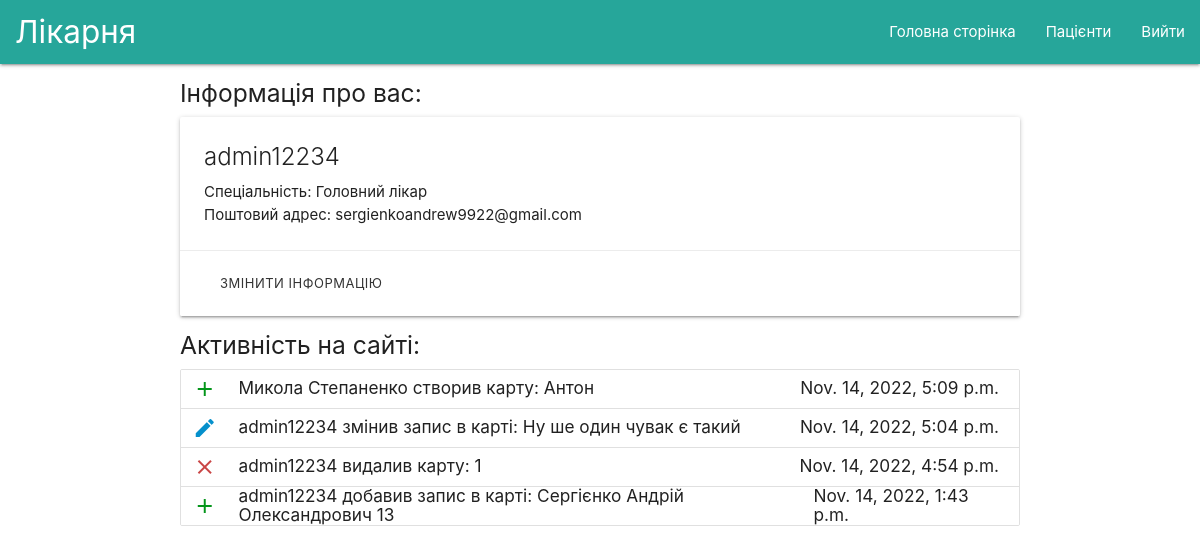
/ (signed in), run on the app's committed database.
### account/models.py (models this page shows, shortened)
class CustomUser(AbstractBaseUser):
    email = models.EmailField(max_length=100, unique=True, validators=[validators.EmailValidator()])
    full_name = models.CharField(max_length=200)
    specialty = models.CharField(max_length=100, default='Невідомо')
    is_admin = models.BooleanField(blank=True, default=False)
    objects = CustomUserManager()
    USERNAME_FIELD = 'email'
    REQUIRED_FIELDS = ['full_name']

### actions/models.py (models this page shows)
class Action(models.Model):
    author = models.ForeignKey(CustomUser, null=True, related_name="actions", on_delete=models.SET_NULL)
    author_name = models.CharField(max_length=100)
    target = models.ForeignKey(PatientCard, null=True, related_name="actions", on_delete=models.SET_NULL)
    target_name = models.CharField(max_length=100)
    date = models.DateTimeField(auto_now_add=True)
    action_text = models.CharField(max_length=200)

### dashboard/views.py (the view, shortened to what this page needs)
# urls.py: path('', include('dashboard.urls', namespace='dashboard')),
def dashboard(request):
    edit_form = EditUserForm()
    edit_form.fields['full_name'].initial = request.user.full_name
    edit_form.fields['email'].initial = request.user.email
    edit_form.fields['speciality'].initial = request.user.specialty or "Невідомо"
    actions = Action.objects.order_by("-id")[:10]
    context = {
        'user': request.user,
        'edit_form': edit_form,
        'actions': actions
    }
    return render(request, 'dashboard.html', context)

### templates/dashboard.html (shortened to what this page needs)
{% extends "base.html" %}
{% block content %}
    <div class="container">
        <h5>Інформація про вас:</h5>
        <div class="card">
            <div class="card-content">
                <span id="full_name_span" class="card-title">{{ user.full_name }}</span>
                <p id="date_of_birth_p">Спеціальність: {{ user.specialty }}</p>
                <p id="home_address_p">Поштовий адрес: {{ user.email }}</p>
            </div>
            <div class="card-action">
                <a class="waves-effect waves-light btn-flat btn-small modal-trigger" href="#modal_edit_info">Змінити інформацію</a>
            </div>
        </div>
        <h5>Активність на сайті:</h5>
        <ul class="collection">
            {% for action in actions %}
                <li class="collection-item" style="display: flex; align-items: center; padding: 0 20px 0 0;">
                    {% if action.action_text == "створив карту:" or action.action_text == "добавив запис в карті:" %}
                        <i class="material-icons" style="width: 50px; padding: 7px; text-align: center; color: #04951a">add</i>
                    {% elif action.action_text == "видалив запис в карті:" or action.action_text == "видалив карту:" %}
                        <i class="material-icons" style="width: 50px; padding: 7px; text-align: center; color: #c94545">close</i>
                    {% elif action.action_text == "змінив запис в карті:" or action.action_text == "змінив інформацію про карту:" %}
                        <i class="material-icons" style="width: 50px; padding: 7px; text-align: center; color: #0590cc">edit</i>
                    {% endif %}
                    <div style="display:flex; justify-content: space-between; width: 100%; margin-left: 10px">
                        <h6 style="margin: 0">{{ action.author_name }} {{ action.action_text }} {{ action.target_name }}</h6>
                        <h6 style="margin: 0">{{ action.date }}</h6>
                    </div>
                </li>
            {% endfor %}
        </ul>
    </div>
{% endblock %}

### templates/base.html (shortened to what this page needs)
{% load static %}
<!DOCTYPE html>
<html lang="en">
<head>
    <link rel="stylesheet" href="https://cdnjs.cloudflare.com/ajax/libs/materialize/1.0.0/css/materialize.min.css">
    <link type="text/css" rel="stylesheet" href="{% static 'css/main.css' %}">
</head>
<body style="width: 100vw; height: 100vh;">
  <nav class="nav-extended" style="background-color: #26a69a">
    <div class="nav-wrapper">
      <a href="{% url 'dashboard:dashboard' %}" class="brand-logo" style="margin-left: 15px">Лікарня</a>
      <ul id="nav-mobile" class="right hide-on-med-and-down">
        <li><a href="{% url 'dashboard:dashboard' %}">Головна сторінка</a></li>
        <li><a href="{% url 'patients:card_list' %}">Пацієнти</a></li>
        <li><a href="{% url 'account:logout' %}">Вийти</a></li>
      </ul>
    </div>
  </nav>
{% block content %}{% endblock %}
</body>
</html>

### static/css/main.css (style rules this page uses)
a { color: inherit; text-decoration: inherit; }
ul { list-style: none; }

### data on the page
CustomUser: full_name "admin12234", specialty "Головний лікар", email "sergienkoandrew9922@gmail.com"
Action: author_name "Микола Степаненко", action_text "створив карту:", target_name "Антон", date "Nov. 14, 2022, 5:09 p.m."
Action: author_name "admin12234", action_text "змінив запис в карті:", target_name "Ну ше один чувак є такий", date "Nov. 14, 2022, 5:04 p.m."
Action: author_name "admin12234", action_text "видалив карту:", target_name "1", date "Nov. 14, 2022, 4:54 p.m."
Action: author_name "admin12234", action_text "добавив запис в карті:", target_name "Сергієнко Андрій Олександрович 13", date "Nov. 14, 2022, 1:43 p.m."
